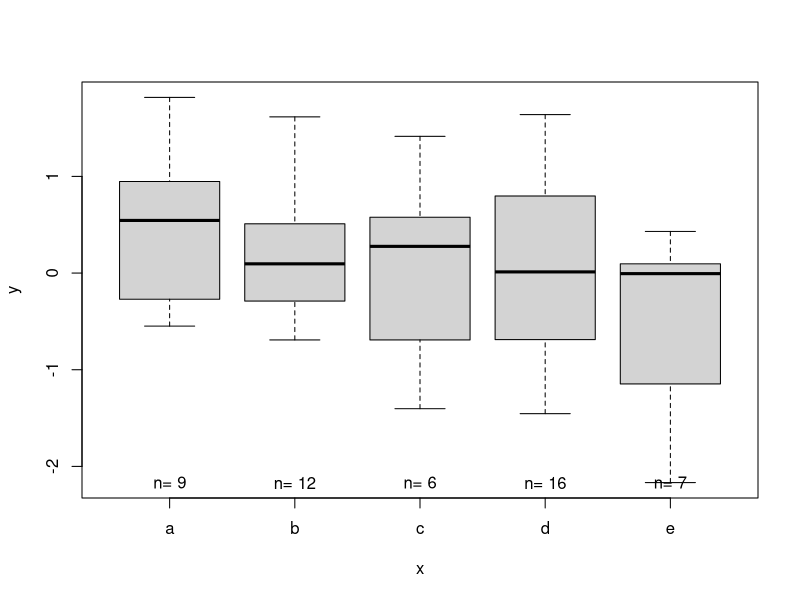
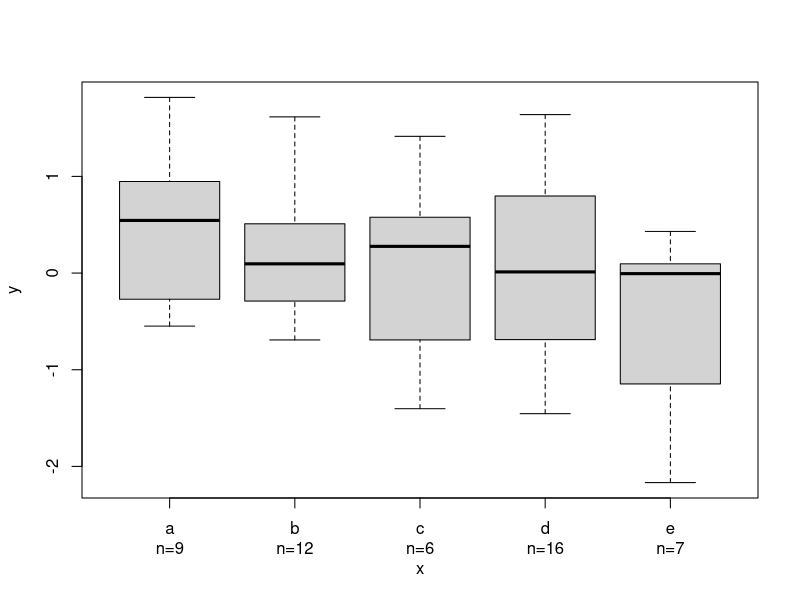

Recreate these plots in R, in order.
## ---- chunk 1
knitr::opts_chunk$set(
  comment = "#>",
  error = TRUE,
  tidy = FALSE,
  width = 60
)

options(digits = 3)
## ---- chunk 2
y <- rnorm(50)
x <- factor(sample(letters[1:5], 50, replace = T))
boxplot(y ~ x, col = "lightgray")
text(1:5, rep(min(y), 5), paste("n=", tapply(y, x, length)))
## ---- chunk 3
X <- boxplot(y ~ x, col = "lightgray")
mtext(side=1, line = 2, at = 1:5, paste("n=", X$n, sep=""))
